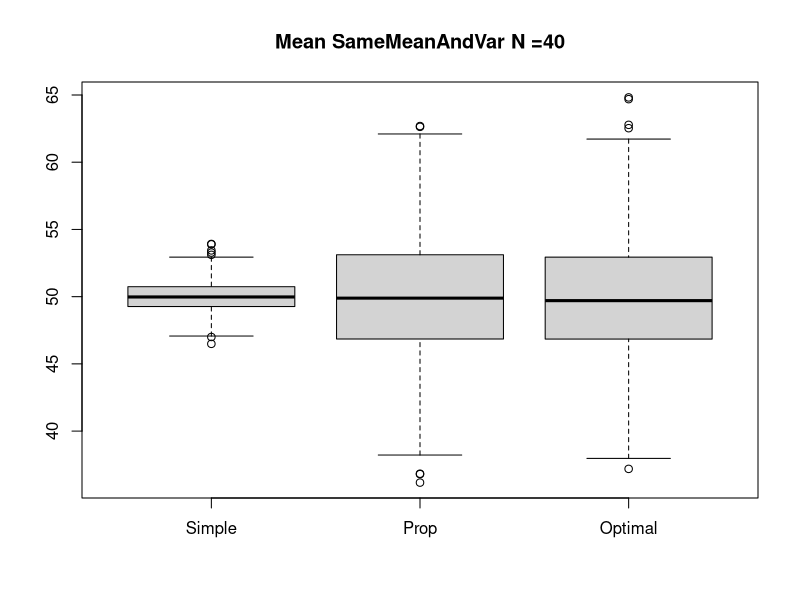
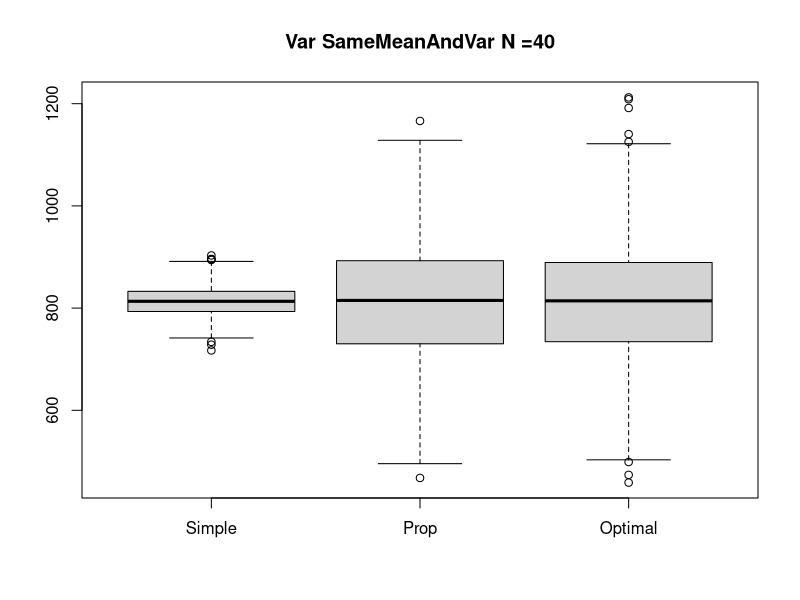
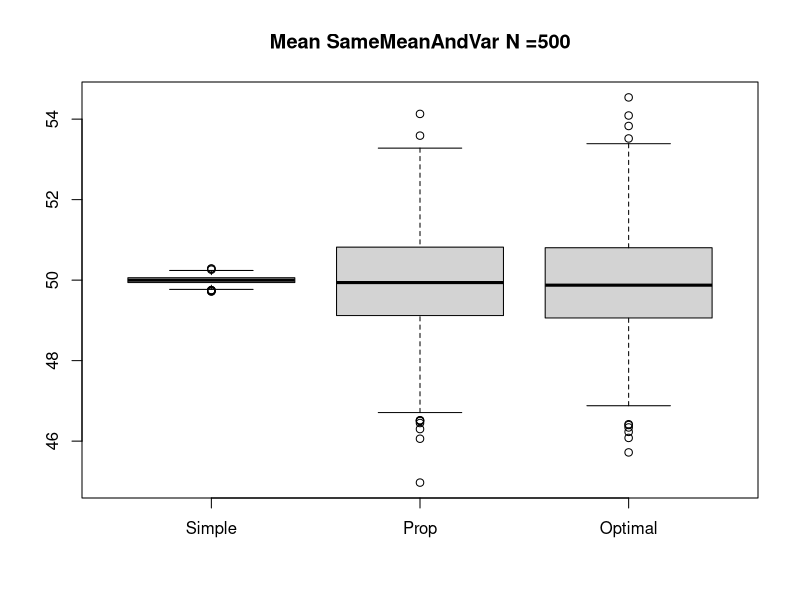
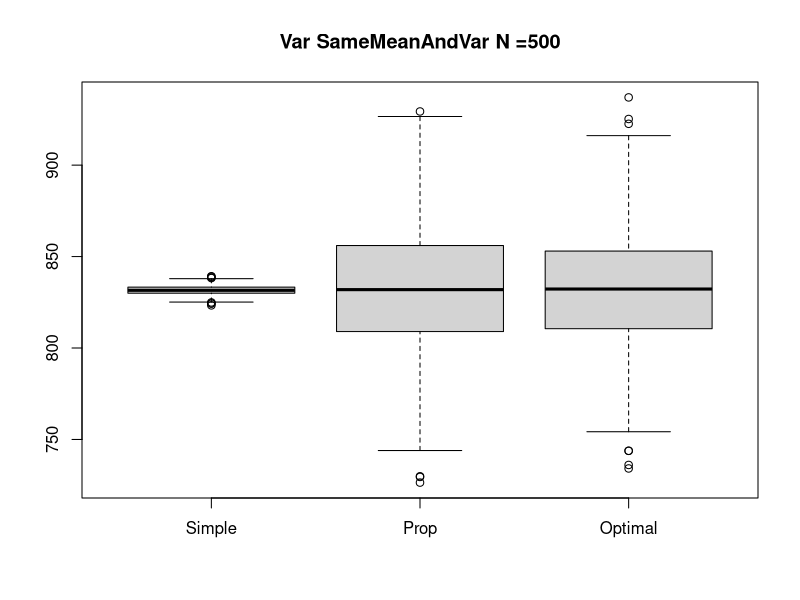
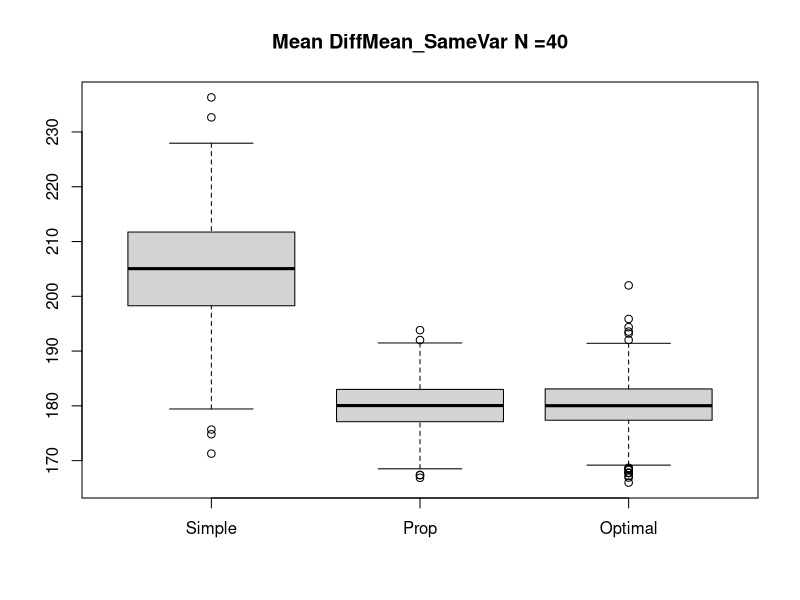
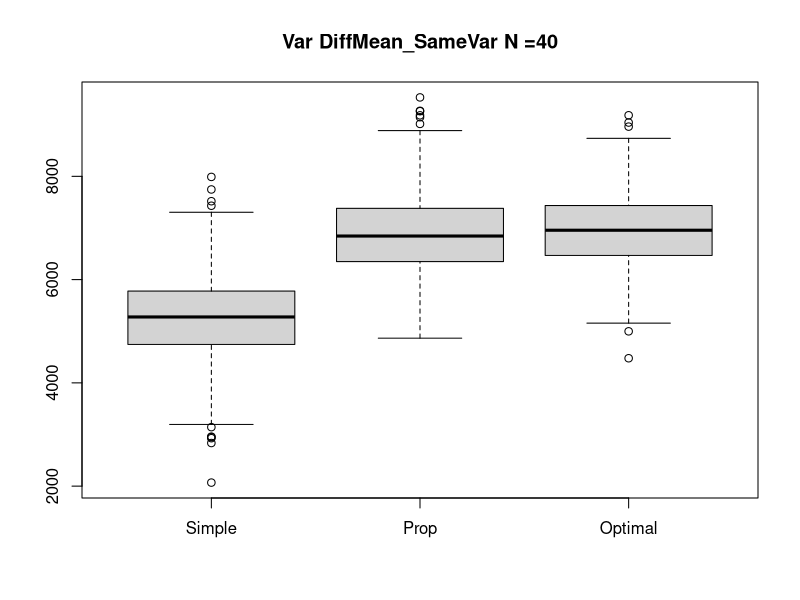
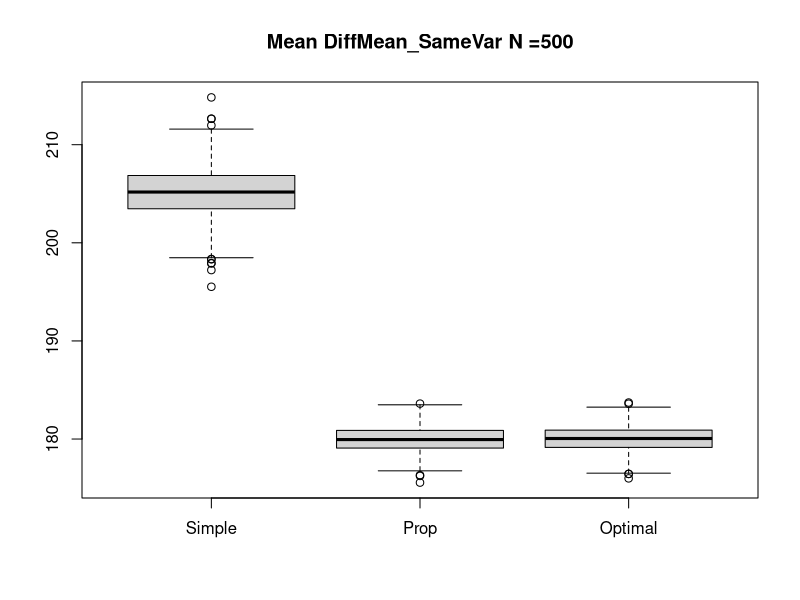
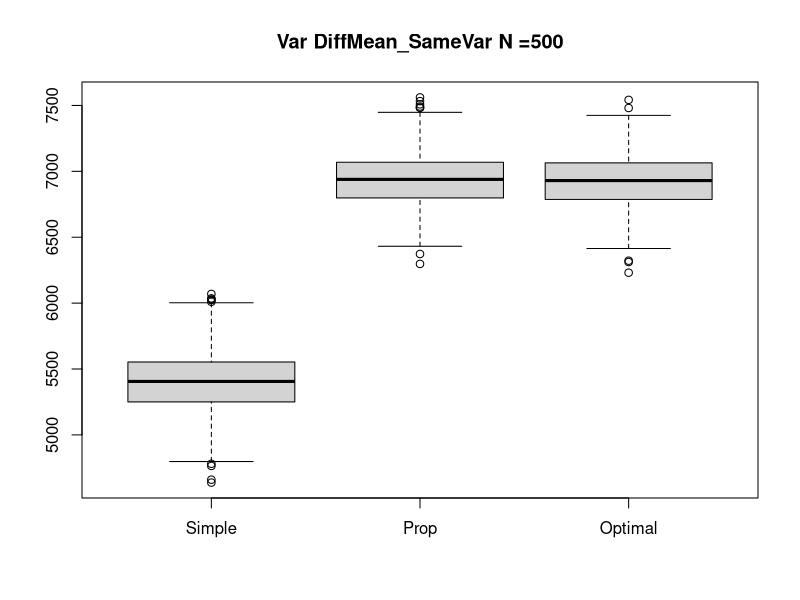

Recreate these plots in R, in order.
## ---- chunk 1
library(purrr)

weights = c(0.2, 0.3, 0.5)

w1 = 0.2
w2 = 0.3
w3 = 0.5

unif = function(n, a1,a2,a3,b1,b2,b3, i){
  if (i==1)
  return(runif(w1*n, a1, b1))
  else if (i==2)
    return(runif(w2*n, a2, b2))
  else if(i == 3)
      return((runif(w3*n, a3, b3)))
}


choose = function() {sample(1:3, 1, prob = weights)}

getSample = function(i,n,a1,a2,a3,b1,b2,b3){
  if (i == 1){
    result = list(list(1))
    for (k in 1:n) {
      result[[k]] = unif(n,a1,a2,a3,b1,b2,b3, as.numeric(unlist(choose())))
    }
    return(result)
  }
  
  else if(i == 2){
   return (c(runif(n*w1, a1, b1),
              runif(n*w2, a2, b2),
              runif(n*w3, a3, b3)))
  }
  else if(i == 3){
         s = (w1*(b1 - a1)*(b1 - a1)
            + w2*(b2 - a2)*(b2 - a2)
            + w3*(b3 - a3)*(b3 - a3)) /12
         n1 = n / 12 * w1*(b1 - a1)*(b1 - a1) / s
         n2 = n / 12 * w2*(b2 - a2)*(b2 - a2) / s
         n3 = n / 12 * w3*(b3 - a3)*(b3 - a3) / s
         
         s1 = runif(n1, a1, b1)
         s2 = runif(n2, a2, b2)
         s3 = runif(n3, a3, b3)
         return (c(s1,
                  s2,
                  s3))
  }
  else return(list(1,2,3))
}


calcMeansAndVars = function (n, a1,a2,a3,b1,b2,b3, s){
  
  data = list(list(list(1)))
  for (i in 1:3) {
        meansAndVars = list(list(1))
        for (j in 1:1000) {
          samp = unlist(getSample(as.numeric(unlist(i)), n, a1,a2,a3,b1,b2,b3))
          meansAndVars[[j]] = round(c(mean(samp), (n-1)/n * var(samp)),2)
        }

        means = unlist(map(meansAndVars, function(l) l[[1]]))
        vars = unlist(map(meansAndVars, function(l) l[[2]]))
        data[[i]] = list(means,vars)
  }
  
  names = c("Simple", "Prop", "Optimal")
  
  boxplot(data[[1]][[1]],data[[2]][[1]],data[[3]][[1]], main = sprintf("Mean %s N =%i", s, n), names = names)
  boxplot(data[[1]][[2]],data[[2]][[2]],data[[3]][[2]], main = sprintf("Var %s N =%i", s, n),  names = names)
  #hist(data[1][2],data[2][2],data[3][2])
}
## ---- chunk 2

calcMeansAndVars(40, 0,0,0,100,100,100, "SameMeanAndVar")
calcMeansAndVars(500, 0,0,0,100,100,100, "SameMeanAndVar")
## ---- chunk 3
calcMeansAndVars(40, 0, 100, 200, 100, 200, 300, "DiffMean_SameVar")
calcMeansAndVars(500, 0, 100, 200, 100, 200, 300, "DiffMean_SameVar")
## ---- chunk 4
calcMeansAndVars(40, 0, 120, 15, 100, 185, 150, "DiffMeanAndVar")
calcMeansAndVars(500, 0, 120, 15, 100, 185, 150, "DiffMeanAndVar")
## ---- chunk 5

